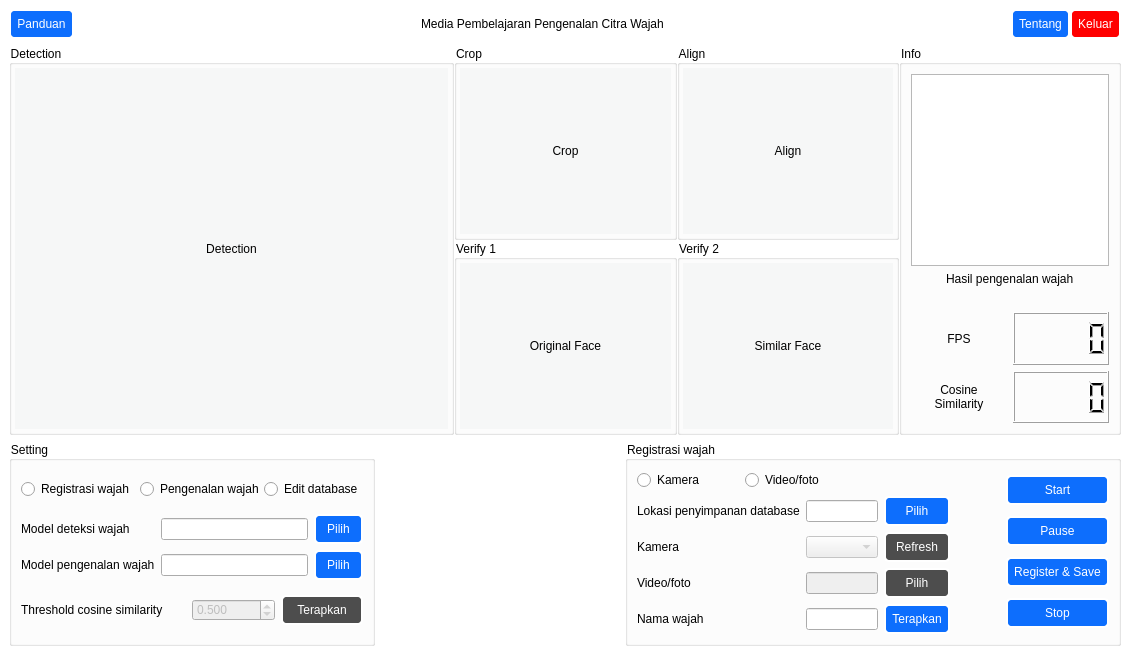
<?xml version="1.0" encoding="UTF-8"?>
<ui version="4.0">
 <class>MainWindow</class>
 <widget class="QMainWindow" name="MainWindow">
  <property name="enabled">
   <bool>true</bool>
  </property>
  <property name="geometry">
   <rect>
    <x>0</x>
    <y>0</y>
    <width>1130</width>
    <height>655</height>
   </rect>
  </property>
  <property name="windowTitle">
   <string>Media Pembelajaran Pengenalan Citra Wajah</string>
  </property>
  <property name="styleSheet">
   <string notr="true">#centralwidget {
	background-color: #fff;
}

QGroupBox {
	background-color: #fff;
}

QPushButton {
	background-color: #0d6efd;
	border: 2px solid #fff;
	color: #fff;
	border-radius: 5px;
	padding: 6px;
}

QPushButton:hover,
QPushButton:clicked {
	background-color: #0b5ed7;
}

QPushButton:disabled {
	background-color: #4d4d4d;
	color: #fff;
}</string>
  </property>
  <widget class="QWidget" name="centralwidget">
   <property name="minimumSize">
    <size>
     <width>800</width>
     <height>600</height>
    </size>
   </property>
   <property name="styleSheet">
    <string notr="true"/>
   </property>
   <layout class="QVBoxLayout" name="verticalLayout_2" stretch="0,3,1">
    <item>
     <widget class="QWidget" name="widget" native="true">
      <layout class="QHBoxLayout" name="horizontalLayout_2">
       <property name="spacing">
        <number>0</number>
       </property>
       <property name="leftMargin">
        <number>0</number>
       </property>
       <property name="topMargin">
        <number>0</number>
       </property>
       <property name="rightMargin">
        <number>0</number>
       </property>
       <property name="bottomMargin">
        <number>0</number>
       </property>
       <item>
        <layout class="QHBoxLayout" name="horizontalLayout">
         <item>
          <widget class="QPushButton" name="btnPanduan">
           <property name="text">
            <string>Panduan</string>
           </property>
          </widget>
         </item>
         <item>
          <spacer name="horizontalSpacer">
           <property name="orientation">
            <enum>Qt::Horizontal</enum>
           </property>
           <property name="sizeHint" stdset="0">
            <size>
             <width>40</width>
             <height>20</height>
            </size>
           </property>
          </spacer>
         </item>
         <item>
          <widget class="QLabel" name="label_6">
           <property name="text">
            <string>Media Pembelajaran Pengenalan Citra Wajah</string>
           </property>
          </widget>
         </item>
         <item>
          <spacer name="horizontalSpacer_5">
           <property name="orientation">
            <enum>Qt::Horizontal</enum>
           </property>
           <property name="sizeHint" stdset="0">
            <size>
             <width>40</width>
             <height>20</height>
            </size>
           </property>
          </spacer>
         </item>
         <item>
          <widget class="QPushButton" name="btnTentang">
           <property name="text">
            <string>Tentang</string>
           </property>
          </widget>
         </item>
         <item>
          <widget class="QPushButton" name="btnExit">
           <property name="styleSheet">
            <string notr="true">QPushButton {
	background-color: #ff0000;
}

QPushButton:hover,
QPushButton:clicked {
	background-color: #b53a32;
}</string>
           </property>
           <property name="text">
            <string>Keluar</string>
           </property>
          </widget>
         </item>
        </layout>
       </item>
      </layout>
     </widget>
    </item>
    <item>
     <widget class="QWidget" name="widget_2" native="true">
      <layout class="QGridLayout" name="gridLayout_2" columnstretch="2,2,1" columnminimumwidth="0,0,0">
       <property name="leftMargin">
        <number>0</number>
       </property>
       <property name="topMargin">
        <number>0</number>
       </property>
       <property name="rightMargin">
        <number>0</number>
       </property>
       <property name="bottomMargin">
        <number>0</number>
       </property>
       <property name="spacing">
        <number>0</number>
       </property>
       <item row="0" column="0">
        <widget class="QGroupBox" name="groupBox">
         <property name="minimumSize">
          <size>
           <width>0</width>
           <height>0</height>
          </size>
         </property>
         <property name="title">
          <string>Detection</string>
         </property>
         <layout class="QHBoxLayout" name="horizontalLayout_6">
          <property name="spacing">
           <number>3</number>
          </property>
          <property name="leftMargin">
           <number>3</number>
          </property>
          <property name="topMargin">
           <number>3</number>
          </property>
          <property name="rightMargin">
           <number>3</number>
          </property>
          <property name="bottomMargin">
           <number>3</number>
          </property>
          <item>
           <widget class="QLabel" name="detection">
            <property name="styleSheet">
             <string notr="true">color: rgb(0,0,0);
background-color: rgb(246, 247, 247);
qproperty-alignment: AlignCenter;</string>
            </property>
            <property name="text">
             <string>Detection</string>
            </property>
            <property name="alignment">
             <set>Qt::AlignCenter</set>
            </property>
           </widget>
          </item>
         </layout>
        </widget>
       </item>
       <item row="0" column="1">
        <layout class="QGridLayout" name="gridLayout">
         <item row="0" column="0">
          <widget class="QGroupBox" name="groupBox_2">
           <property name="title">
            <string>Crop</string>
           </property>
           <layout class="QHBoxLayout" name="horizontalLayout_3">
            <property name="spacing">
             <number>3</number>
            </property>
            <property name="leftMargin">
             <number>3</number>
            </property>
            <property name="topMargin">
             <number>3</number>
            </property>
            <property name="rightMargin">
             <number>3</number>
            </property>
            <property name="bottomMargin">
             <number>3</number>
            </property>
            <item>
             <widget class="QLabel" name="crop">
              <property name="styleSheet">
               <string notr="true">color: rgb(0,0,0);
background-color: rgb(246, 247, 247);
qproperty-alignment: AlignCenter;</string>
              </property>
              <property name="text">
               <string>Crop</string>
              </property>
              <property name="alignment">
               <set>Qt::AlignCenter</set>
              </property>
             </widget>
            </item>
           </layout>
          </widget>
         </item>
         <item row="1" column="2">
          <widget class="QGroupBox" name="groupBox_10">
           <property name="title">
            <string>Verify 2</string>
           </property>
           <layout class="QHBoxLayout" name="horizontalLayout_15">
            <property name="spacing">
             <number>0</number>
            </property>
            <property name="leftMargin">
             <number>3</number>
            </property>
            <property name="topMargin">
             <number>3</number>
            </property>
            <property name="rightMargin">
             <number>3</number>
            </property>
            <property name="bottomMargin">
             <number>3</number>
            </property>
            <item>
             <widget class="QLabel" name="similarFace">
              <property name="styleSheet">
               <string notr="true">color: rgb(0,0,0);
background-color: rgb(246, 247, 247);
qproperty-alignment: AlignCenter;</string>
              </property>
              <property name="text">
               <string>Similar Face</string>
              </property>
              <property name="alignment">
               <set>Qt::AlignCenter</set>
              </property>
             </widget>
            </item>
           </layout>
          </widget>
         </item>
         <item row="0" column="2">
          <widget class="QGroupBox" name="groupBox_3">
           <property name="title">
            <string>Align</string>
           </property>
           <layout class="QHBoxLayout" name="horizontalLayout_4">
            <property name="spacing">
             <number>3</number>
            </property>
            <property name="leftMargin">
             <number>3</number>
            </property>
            <property name="topMargin">
             <number>3</number>
            </property>
            <property name="rightMargin">
             <number>3</number>
            </property>
            <property name="bottomMargin">
             <number>3</number>
            </property>
            <item>
             <widget class="QLabel" name="align">
              <property name="styleSheet">
               <string notr="true">color: rgb(0,0,0);
background-color: rgb(246, 247, 247);
qproperty-alignment: AlignCenter;</string>
              </property>
              <property name="text">
               <string>Align</string>
              </property>
              <property name="alignment">
               <set>Qt::AlignCenter</set>
              </property>
             </widget>
            </item>
           </layout>
          </widget>
         </item>
         <item row="1" column="0">
          <widget class="QGroupBox" name="groupBox_4">
           <property name="title">
            <string>Verify 1</string>
           </property>
           <layout class="QHBoxLayout" name="horizontalLayout_5">
            <property name="spacing">
             <number>3</number>
            </property>
            <property name="leftMargin">
             <number>3</number>
            </property>
            <property name="topMargin">
             <number>3</number>
            </property>
            <property name="rightMargin">
             <number>3</number>
            </property>
            <property name="bottomMargin">
             <number>3</number>
            </property>
            <item>
             <widget class="QLabel" name="originalFace">
              <property name="styleSheet">
               <string notr="true">color: rgb(0,0,0);
background-color: rgb(246, 247, 247);
qproperty-alignment: AlignCenter;</string>
              </property>
              <property name="text">
               <string>Original Face</string>
              </property>
              <property name="alignment">
               <set>Qt::AlignCenter</set>
              </property>
             </widget>
            </item>
           </layout>
          </widget>
         </item>
        </layout>
       </item>
       <item row="0" column="2">
        <widget class="QGroupBox" name="groupBox_6">
         <property name="title">
          <string>Info</string>
         </property>
         <property name="flat">
          <bool>false</bool>
         </property>
         <layout class="QVBoxLayout" name="verticalLayout_5" stretch="0,0,0,1">
          <item>
           <widget class="QListWidget" name="listDatabase">
            <property name="enabled">
             <bool>true</bool>
            </property>
           </widget>
          </item>
          <item alignment="Qt::AlignHCenter">
           <widget class="QLabel" name="label_17">
            <property name="text">
             <string>Hasil pengenalan wajah</string>
            </property>
           </widget>
          </item>
          <item>
           <layout class="QHBoxLayout" name="horizontalLayout_16">
            <item>
             <widget class="QLabel" name="hasilPengenalan">
              <property name="text">
               <string/>
              </property>
              <property name="alignment">
               <set>Qt::AlignCenter</set>
              </property>
             </widget>
            </item>
           </layout>
          </item>
          <item>
           <layout class="QGridLayout" name="gridLayout_12" columnstretch="0,0">
            <item row="0" column="0">
             <widget class="QLabel" name="label">
              <property name="text">
               <string>FPS</string>
              </property>
              <property name="alignment">
               <set>Qt::AlignCenter</set>
              </property>
             </widget>
            </item>
            <item row="0" column="1">
             <widget class="QLCDNumber" name="lcdFPS"/>
            </item>
            <item row="1" column="0">
             <widget class="QLabel" name="label_2">
              <property name="text">
               <string>Cosine 
Similarity</string>
              </property>
              <property name="textFormat">
               <enum>Qt::AutoText</enum>
              </property>
              <property name="alignment">
               <set>Qt::AlignCenter</set>
              </property>
             </widget>
            </item>
            <item row="1" column="1">
             <widget class="QLCDNumber" name="lcdSimilarity">
              <property name="inputMethodHints">
               <set>Qt::ImhFormattedNumbersOnly</set>
              </property>
              <property name="value" stdset="0">
               <double>0.000000000000000</double>
              </property>
             </widget>
            </item>
           </layout>
          </item>
         </layout>
        </widget>
       </item>
      </layout>
     </widget>
    </item>
    <item>
     <widget class="QWidget" name="widget_3" native="true">
      <property name="layoutDirection">
       <enum>Qt::LeftToRight</enum>
      </property>
      <layout class="QHBoxLayout" name="horizontalLayout_7" stretch="3,0,4">
       <property name="spacing">
        <number>0</number>
       </property>
       <property name="sizeConstraint">
        <enum>QLayout::SetDefaultConstraint</enum>
       </property>
       <property name="leftMargin">
        <number>0</number>
       </property>
       <property name="topMargin">
        <number>0</number>
       </property>
       <property name="rightMargin">
        <number>0</number>
       </property>
       <property name="bottomMargin">
        <number>0</number>
       </property>
       <item>
        <widget class="QGroupBox" name="groupBox_7">
         <property name="minimumSize">
          <size>
           <width>361</width>
           <height>0</height>
          </size>
         </property>
         <property name="title">
          <string>Setting</string>
         </property>
         <layout class="QGridLayout" name="gridLayout_5">
          <item row="3" column="0">
           <layout class="QGridLayout" name="gridLayout_4" columnstretch="2,1,1">
            <item row="0" column="0">
             <widget class="QLabel" name="label_9">
              <property name="text">
               <string>Threshold cosine similarity</string>
              </property>
             </widget>
            </item>
            <item row="0" column="1">
             <widget class="QDoubleSpinBox" name="valSimilarity">
              <property name="enabled">
               <bool>false</bool>
              </property>
              <property name="locale">
               <locale language="English" country="UnitedStates"/>
              </property>
              <property name="decimals">
               <number>3</number>
              </property>
              <property name="maximum">
               <double>1.000000000000000</double>
              </property>
              <property name="singleStep">
               <double>0.010000000000000</double>
              </property>
              <property name="value">
               <double>0.500000000000000</double>
              </property>
             </widget>
            </item>
            <item row="0" column="2">
             <widget class="QPushButton" name="btnSimilarity">
              <property name="enabled">
               <bool>false</bool>
              </property>
              <property name="text">
               <string>Terapkan</string>
              </property>
              <property name="checkable">
               <bool>false</bool>
              </property>
              <property name="checked">
               <bool>false</bool>
              </property>
              <property name="autoDefault">
               <bool>false</bool>
              </property>
              <property name="default">
               <bool>false</bool>
              </property>
              <property name="flat">
               <bool>false</bool>
              </property>
             </widget>
            </item>
           </layout>
          </item>
          <item row="1" column="0">
           <layout class="QGridLayout" name="gridLayout_3" columnstretch="0,3,1">
            <item row="1" column="2">
             <widget class="QPushButton" name="btnModelPengenalan">
              <property name="text">
               <string>Pilih</string>
              </property>
             </widget>
            </item>
            <item row="1" column="1">
             <widget class="QLineEdit" name="lnPengenalan">
              <property name="readOnly">
               <bool>true</bool>
              </property>
             </widget>
            </item>
            <item row="0" column="0">
             <widget class="QLabel" name="label_7">
              <property name="text">
               <string>Model deteksi wajah</string>
              </property>
             </widget>
            </item>
            <item row="0" column="1">
             <widget class="QLineEdit" name="lnDeteksi">
              <property name="dragEnabled">
               <bool>false</bool>
              </property>
              <property name="readOnly">
               <bool>true</bool>
              </property>
             </widget>
            </item>
            <item row="1" column="0">
             <widget class="QLabel" name="label_8">
              <property name="text">
               <string>Model pengenalan wajah</string>
              </property>
             </widget>
            </item>
            <item row="0" column="2">
             <widget class="QPushButton" name="btnModelDeteksi">
              <property name="text">
               <string>Pilih</string>
              </property>
             </widget>
            </item>
           </layout>
          </item>
          <item row="0" column="0">
           <layout class="QHBoxLayout" name="horizontalLayout_10" stretch="1,1,1">
            <item>
             <widget class="QRadioButton" name="btnRegistrasi">
              <property name="text">
               <string>Registrasi wajah</string>
              </property>
              <property name="checkable">
               <bool>true</bool>
              </property>
              <property name="checked">
               <bool>false</bool>
              </property>
              <property name="autoRepeat">
               <bool>false</bool>
              </property>
             </widget>
            </item>
            <item>
             <widget class="QRadioButton" name="btnPengenalan">
              <property name="text">
               <string>Pengenalan wajah</string>
              </property>
              <property name="checked">
               <bool>false</bool>
              </property>
             </widget>
            </item>
            <item>
             <widget class="QRadioButton" name="btnEditDB">
              <property name="text">
               <string>Edit database</string>
              </property>
             </widget>
            </item>
           </layout>
          </item>
         </layout>
        </widget>
       </item>
       <item>
        <spacer name="horizontalSpacer_2">
         <property name="orientation">
          <enum>Qt::Horizontal</enum>
         </property>
         <property name="sizeType">
          <enum>QSizePolicy::Expanding</enum>
         </property>
         <property name="sizeHint" stdset="0">
          <size>
           <width>250</width>
           <height>20</height>
          </size>
         </property>
        </spacer>
       </item>
       <item>
        <widget class="QStackedWidget" name="pilihanTab">
         <property name="enabled">
          <bool>true</bool>
         </property>
         <property name="minimumSize">
          <size>
           <width>0</width>
           <height>0</height>
          </size>
         </property>
         <property name="currentIndex">
          <number>0</number>
         </property>
         <widget class="QWidget" name="page">
          <layout class="QHBoxLayout" name="horizontalLayout_8">
           <property name="spacing">
            <number>0</number>
           </property>
           <property name="leftMargin">
            <number>0</number>
           </property>
           <property name="topMargin">
            <number>0</number>
           </property>
           <property name="rightMargin">
            <number>0</number>
           </property>
           <property name="bottomMargin">
            <number>0</number>
           </property>
           <item>
            <widget class="QGroupBox" name="groupBox_8">
             <property name="enabled">
              <bool>true</bool>
             </property>
             <property name="title">
              <string>Registrasi wajah</string>
             </property>
             <layout class="QGridLayout" name="gridLayout_7" columnstretch="5,0,0">
              <item row="0" column="2" rowspan="2">
               <layout class="QVBoxLayout" name="verticalLayout">
                <property name="spacing">
                 <number>6</number>
                </property>
                <property name="leftMargin">
                 <number>0</number>
                </property>
                <item>
                 <widget class="QPushButton" name="btnStartRegistrasi">
                  <property name="text">
                   <string>Start</string>
                  </property>
                 </widget>
                </item>
                <item>
                 <widget class="QPushButton" name="btnPauseRegistrasi">
                  <property name="text">
                   <string>Pause</string>
                  </property>
                 </widget>
                </item>
                <item>
                 <widget class="QPushButton" name="btnRegister">
                  <property name="sizePolicy">
                   <sizepolicy hsizetype="MinimumExpanding" vsizetype="Fixed">
                    <horstretch>0</horstretch>
                    <verstretch>0</verstretch>
                   </sizepolicy>
                  </property>
                  <property name="text">
                   <string>Register &amp;&amp; Save</string>
                  </property>
                 </widget>
                </item>
                <item>
                 <widget class="QPushButton" name="btnStopRegistrasi">
                  <property name="text">
                   <string>Stop</string>
                  </property>
                 </widget>
                </item>
               </layout>
              </item>
              <item row="0" column="0">
               <layout class="QHBoxLayout" name="horizontalLayout_11" stretch="1,2">
                <item>
                 <widget class="QRadioButton" name="btnKameraRegistrasi">
                  <property name="text">
                   <string>Kamera</string>
                  </property>
                 </widget>
                </item>
                <item>
                 <widget class="QRadioButton" name="btnVideoFotoRegistrasi">
                  <property name="text">
                   <string>Video/foto</string>
                  </property>
                 </widget>
                </item>
               </layout>
              </item>
              <item row="0" column="1">
               <spacer name="horizontalSpacer_4">
                <property name="orientation">
                 <enum>Qt::Horizontal</enum>
                </property>
                <property name="sizeType">
                 <enum>QSizePolicy::Minimum</enum>
                </property>
                <property name="sizeHint" stdset="0">
                 <size>
                  <width>50</width>
                  <height>20</height>
                 </size>
                </property>
               </spacer>
              </item>
              <item row="1" column="0">
               <layout class="QGridLayout" name="gridLayout_6" columnstretch="0,2,1">
                <property name="horizontalSpacing">
                 <number>6</number>
                </property>
                <item row="4" column="0">
                 <widget class="QLabel" name="label_13">
                  <property name="text">
                   <string>Nama wajah</string>
                  </property>
                 </widget>
                </item>
                <item row="4" column="1">
                 <widget class="QLineEdit" name="lnNamaWajah"/>
                </item>
                <item row="1" column="1">
                 <widget class="QComboBox" name="boxKameraRegistrasi">
                  <property name="enabled">
                   <bool>false</bool>
                  </property>
                 </widget>
                </item>
                <item row="1" column="0">
                 <widget class="QLabel" name="label_10">
                  <property name="text">
                   <string>Kamera</string>
                  </property>
                 </widget>
                </item>
                <item row="2" column="0">
                 <widget class="QLabel" name="label_11">
                  <property name="text">
                   <string>Video/foto</string>
                  </property>
                 </widget>
                </item>
                <item row="2" column="1">
                 <widget class="QLineEdit" name="lnVideoFotoRegistrasi">
                  <property name="enabled">
                   <bool>false</bool>
                  </property>
                  <property name="readOnly">
                   <bool>true</bool>
                  </property>
                 </widget>
                </item>
                <item row="2" column="2">
                 <widget class="QPushButton" name="btnLokasiVideoFotoR">
                  <property name="enabled">
                   <bool>false</bool>
                  </property>
                  <property name="text">
                   <string>Pilih</string>
                  </property>
                 </widget>
                </item>
                <item row="4" column="2">
                 <widget class="QPushButton" name="btnNamaWajah">
                  <property name="text">
                   <string>Terapkan</string>
                  </property>
                 </widget>
                </item>
                <item row="0" column="0">
                 <widget class="QLabel" name="label_12">
                  <property name="text">
                   <string>Lokasi penyimpanan database</string>
                  </property>
                 </widget>
                </item>
                <item row="0" column="1">
                 <widget class="QLineEdit" name="lnLokasiSimpanDB">
                  <property name="dragEnabled">
                   <bool>false</bool>
                  </property>
                  <property name="readOnly">
                   <bool>true</bool>
                  </property>
                 </widget>
                </item>
                <item row="0" column="2">
                 <widget class="QPushButton" name="btnSimpanWajah">
                  <property name="text">
                   <string>Pilih</string>
                  </property>
                 </widget>
                </item>
                <item row="1" column="2">
                 <widget class="QPushButton" name="refreshCamRegistrasi">
                  <property name="enabled">
                   <bool>false</bool>
                  </property>
                  <property name="text">
                   <string>Refresh</string>
                  </property>
                 </widget>
                </item>
               </layout>
              </item>
             </layout>
            </widget>
           </item>
          </layout>
         </widget>
         <widget class="QWidget" name="page_2">
          <layout class="QHBoxLayout" name="horizontalLayout_9">
           <property name="spacing">
            <number>0</number>
           </property>
           <property name="leftMargin">
            <number>0</number>
           </property>
           <property name="topMargin">
            <number>0</number>
           </property>
           <property name="rightMargin">
            <number>0</number>
           </property>
           <property name="bottomMargin">
            <number>0</number>
           </property>
           <item>
            <widget class="QGroupBox" name="groupBox_9">
             <property name="title">
              <string>Pengenalan wajah</string>
             </property>
             <layout class="QGridLayout" name="gridLayout_9" columnstretch="5,0,1,0">
              <item row="0" column="0">
               <layout class="QHBoxLayout" name="horizontalLayout_12" stretch="1,2">
                <item>
                 <widget class="QRadioButton" name="btnKameraPengenalan">
                  <property name="text">
                   <string>Kamera</string>
                  </property>
                 </widget>
                </item>
                <item>
                 <widget class="QRadioButton" name="btnVideoFotoPengenalan">
                  <property name="enabled">
                   <bool>true</bool>
                  </property>
                  <property name="text">
                   <string>Video/foto</string>
                  </property>
                  <property name="checkable">
                   <bool>true</bool>
                  </property>
                  <property name="checked">
                   <bool>false</bool>
                  </property>
                 </widget>
                </item>
               </layout>
              </item>
              <item row="1" column="0">
               <layout class="QGridLayout" name="gridLayout_8" columnstretch="0,3,1">
                <property name="rightMargin">
                 <number>0</number>
                </property>
                <item row="1" column="2">
                 <widget class="QPushButton" name="btnLokasiDB">
                  <property name="enabled">
                   <bool>true</bool>
                  </property>
                  <property name="text">
                   <string>Pilih</string>
                  </property>
                 </widget>
                </item>
                <item row="3" column="2">
                 <widget class="QPushButton" name="btnLokasiVideoFoto">
                  <property name="enabled">
                   <bool>false</bool>
                  </property>
                  <property name="text">
                   <string>Pilih</string>
                  </property>
                 </widget>
                </item>
                <item row="1" column="0">
                 <widget class="QLabel" name="label_15">
                  <property name="text">
                   <string>File database</string>
                  </property>
                 </widget>
                </item>
                <item row="1" column="1">
                 <widget class="QLineEdit" name="lnLokasiDB">
                  <property name="enabled">
                   <bool>true</bool>
                  </property>
                 </widget>
                </item>
                <item row="3" column="1">
                 <widget class="QLineEdit" name="lnVideoFotoPengenalan">
                  <property name="enabled">
                   <bool>false</bool>
                  </property>
                  <property name="readOnly">
                   <bool>true</bool>
                  </property>
                 </widget>
                </item>
                <item row="3" column="0">
                 <widget class="QLabel" name="label_16">
                  <property name="text">
                   <string>Video/foto</string>
                  </property>
                 </widget>
                </item>
                <item row="2" column="1">
                 <widget class="QComboBox" name="boxKameraPengenalan">
                  <property name="enabled">
                   <bool>false</bool>
                  </property>
                 </widget>
                </item>
                <item row="2" column="0">
                 <widget class="QLabel" name="label_14">
                  <property name="text">
                   <string>Kamera</string>
                  </property>
                 </widget>
                </item>
                <item row="2" column="2">
                 <widget class="QPushButton" name="refreshCamPengenalan">
                  <property name="enabled">
                   <bool>false</bool>
                  </property>
                  <property name="text">
                   <string>Refresh</string>
                  </property>
                 </widget>
                </item>
               </layout>
              </item>
              <item row="0" column="2" rowspan="2" colspan="2">
               <layout class="QVBoxLayout" name="verticalLayout_3">
                <property name="spacing">
                 <number>6</number>
                </property>
                <property name="sizeConstraint">
                 <enum>QLayout::SetDefaultConstraint</enum>
                </property>
                <property name="leftMargin">
                 <number>0</number>
                </property>
                <item>
                 <widget class="QPushButton" name="btnStartPengenalan">
                  <property name="text">
                   <string>Start</string>
                  </property>
                 </widget>
                </item>
                <item>
                 <widget class="QPushButton" name="btnPausePengenalan">
                  <property name="text">
                   <string>Pause</string>
                  </property>
                 </widget>
                </item>
                <item>
                 <widget class="QPushButton" name="btnStopPengenalan">
                  <property name="text">
                   <string>Stop</string>
                  </property>
                 </widget>
                </item>
               </layout>
              </item>
              <item row="0" column="1">
               <spacer name="horizontalSpacer_3">
                <property name="orientation">
                 <enum>Qt::Horizontal</enum>
                </property>
                <property name="sizeHint" stdset="0">
                 <size>
                  <width>50</width>
                  <height>20</height>
                 </size>
                </property>
               </spacer>
              </item>
             </layout>
            </widget>
           </item>
          </layout>
         </widget>
         <widget class="QWidget" name="page_3">
          <layout class="QHBoxLayout" name="horizontalLayout_13">
           <property name="spacing">
            <number>0</number>
           </property>
           <property name="leftMargin">
            <number>0</number>
           </property>
           <property name="topMargin">
            <number>0</number>
           </property>
           <property name="rightMargin">
            <number>0</number>
           </property>
           <property name="bottomMargin">
            <number>0</number>
           </property>
           <item>
            <widget class="QGroupBox" name="groupBox_5">
             <property name="title">
              <string>Edit database</string>
             </property>
             <layout class="QGridLayout" name="gridLayout_11">
              <item row="0" column="0">
               <layout class="QGridLayout" name="gridLayout_10" columnstretch="0,3,1,1">
                <item row="1" column="0">
                 <widget class="QLabel" name="label_5">
                  <property name="text">
                   <string>Nama wajah</string>
                  </property>
                 </widget>
                </item>
                <item row="0" column="0">
                 <widget class="QLabel" name="label_4">
                  <property name="text">
                   <string>File database</string>
                  </property>
                 </widget>
                </item>
                <item row="1" column="1">
                 <widget class="QLineEdit" name="lnEditNama">
                  <property name="enabled">
                   <bool>false</bool>
                  </property>
                 </widget>
                </item>
                <item row="1" column="2">
                 <widget class="QPushButton" name="btnEditNama">
                  <property name="text">
                   <string>Ganti</string>
                  </property>
                 </widget>
                </item>
                <item row="1" column="3">
                 <widget class="QPushButton" name="btnBatalEdit">
                  <property name="enabled">
                   <bool>false</bool>
                  </property>
                  <property name="text">
                   <string>Batal</string>
                  </property>
                 </widget>
                </item>
                <item row="0" column="3">
                 <widget class="QPushButton" name="btnEditFileDB">
                  <property name="text">
                   <string>Pilih</string>
                  </property>
                 </widget>
                </item>
                <item row="0" column="1" colspan="2">
                 <widget class="QLineEdit" name="lnEditFileDB"/>
                </item>
               </layout>
              </item>
              <item row="1" column="0">
               <layout class="QHBoxLayout" name="horizontalLayout_14">
                <item>
                 <widget class="QPushButton" name="btnPrevFrame">
                  <property name="text">
                   <string>&lt;&lt;</string>
                  </property>
                 </widget>
                </item>
                <item>
                 <widget class="QPushButton" name="btnNextFrame">
                  <property name="text">
                   <string>&gt;&gt;</string>
                  </property>
                 </widget>
                </item>
                <item>
                 <widget class="QPushButton" name="btnHapusFrame">
                  <property name="text">
                   <string>Hapus</string>
                  </property>
                 </widget>
                </item>
               </layout>
              </item>
             </layout>
            </widget>
           </item>
          </layout>
         </widget>
        </widget>
       </item>
      </layout>
     </widget>
    </item>
   </layout>
  </widget>
 </widget>
 <resources/>
 <connections/>
</ui>
